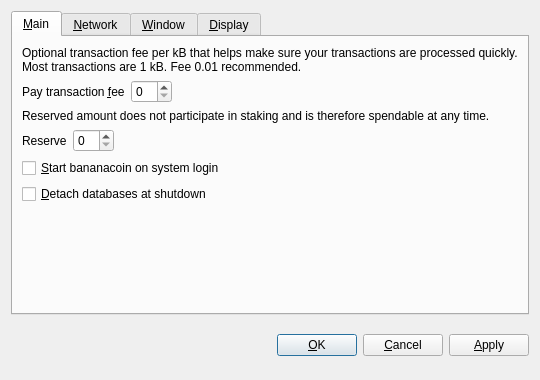
<?xml version="1.0" encoding="UTF-8"?>
<ui version="4.0">
 <class>OptionsDialog</class>
 <widget class="QDialog" name="OptionsDialog">
  <property name="geometry">
   <rect>
    <x>0</x>
    <y>0</y>
    <width>540</width>
    <height>380</height>
   </rect>
  </property>
  <property name="windowTitle">
   <string>Options</string>
  </property>
  <property name="modal">
   <bool>true</bool>
  </property>
  <layout class="QVBoxLayout" name="verticalLayout">
   <item>
    <widget class="QTabWidget" name="tabWidget">
     <property name="tabPosition">
      <enum>QTabWidget::North</enum>
     </property>
     <property name="currentIndex">
      <number>0</number>
     </property>
     <widget class="QWidget" name="tabMain">
      <attribute name="title">
       <string>&amp;Main</string>
      </attribute>
      <layout class="QVBoxLayout" name="verticalLayout_Main">
       <item>
        <widget class="QLabel" name="transactionFeeInfoLabel">
         <property name="text">
          <string>Optional transaction fee per kB that helps make sure your transactions are processed quickly. Most transactions are 1 kB. Fee 0.01 recommended.</string>
         </property>
         <property name="textFormat">
          <enum>Qt::PlainText</enum>
         </property>
         <property name="wordWrap">
          <bool>true</bool>
         </property>
        </widget>
       </item>
       <item>
        <layout class="QHBoxLayout" name="horizontalLayoutFee">
         <item>
          <widget class="QLabel" name="transactionFeeLabel">
           <property name="text">
            <string>Pay transaction &amp;fee</string>
           </property>
           <property name="textFormat">
            <enum>Qt::PlainText</enum>
           </property>
           <property name="buddy">
            <cstring>transactionFee</cstring>
           </property>
          </widget>
         </item>
         <item>
          <widget class="BitcoinAmountField" name="transactionFee"/>
         </item>
         <item>
          <spacer name="horizontalSpacerFee">
           <property name="orientation">
            <enum>Qt::Horizontal</enum>
           </property>
           <property name="sizeHint" stdset="0">
            <size>
             <width>40</width>
             <height>20</height>
            </size>
           </property>
          </spacer>
         </item>
        </layout>
       </item>
       <item>
        <widget class="QLabel" name="reserveBalanceInfoLabel">
         <property name="text">
          <string>Reserved amount does not participate in staking and is therefore spendable at any time.</string>
         </property>
         <property name="textFormat">
          <enum>Qt::PlainText</enum>
         </property>
         <property name="wordWrap">
          <bool>true</bool>
         </property>
        </widget>
       </item>
       <item>
        <layout class="QHBoxLayout" name="horizontalLayoutReserveBalance">
         <item>
          <widget class="QLabel" name="reserveBalanceLabel">
           <property name="text">
            <string>Reserve</string>
           </property>
           <property name="textFormat">
            <enum>Qt::PlainText</enum>
           </property>
           <property name="buddy">
            <cstring>reserveBalance</cstring>
           </property>
          </widget>
         </item>
         <item>
          <widget class="BitcoinAmountField" name="reserveBalance"/>
         </item>
         <item>
          <spacer name="horizontalSpacerReserveBalance">
           <property name="orientation">
            <enum>Qt::Horizontal</enum>
           </property>
           <property name="sizeHint" stdset="0">
            <size>
             <width>40</width>
             <height>20</height>
            </size>
           </property>
          </spacer>
         </item>
        </layout>
       </item>
       <item>
        <widget class="QCheckBox" name="bitcoinAtStartup">
         <property name="toolTip">
          <string>Automatically start bananacoin after logging in to the system.</string>
         </property>
         <property name="text">
          <string>&amp;Start bananacoin on system login</string>
         </property>
        </widget>
       </item>
       <item>
        <widget class="QCheckBox" name="detachDatabases">
         <property name="toolTip">
          <string>Detach block and address databases at shutdown. This means they can be moved to another data directory, but it slows down shutdown. The wallet is always detached.</string>
         </property>
         <property name="text">
          <string>&amp;Detach databases at shutdown</string>
         </property>
        </widget>
       </item>
       <item>
        <spacer name="verticalSpacer_Main">
         <property name="orientation">
          <enum>Qt::Vertical</enum>
         </property>
         <property name="sizeHint" stdset="0">
          <size>
           <width>20</width>
           <height>40</height>
          </size>
         </property>
        </spacer>
       </item>
      </layout>
     </widget>
     <widget class="QWidget" name="tabNetwork">
      <attribute name="title">
       <string>&amp;Network</string>
      </attribute>
      <layout class="QVBoxLayout" name="verticalLayout_Network">
       <item>
        <widget class="QCheckBox" name="mapPortUpnp">
         <property name="toolTip">
          <string>Automatically open the bananacoin client port on the router. This only works when your router supports UPnP and it is enabled.</string>
         </property>
         <property name="text">
          <string>Map port using &amp;UPnP</string>
         </property>
        </widget>
       </item>
       <item>
        <widget class="QCheckBox" name="connectSocks">
         <property name="toolTip">
          <string>Connect to the bananacoin network through a SOCKS proxy (e.g. when connecting through Tor).</string>
         </property>
         <property name="text">
          <string>&amp;Connect through SOCKS proxy:</string>
         </property>
        </widget>
       </item>
       <item>
        <layout class="QHBoxLayout" name="horizontalLayout_Network">
         <item>
          <widget class="QLabel" name="proxyIpLabel">
           <property name="text">
            <string>Proxy &amp;IP:</string>
           </property>
           <property name="textFormat">
            <enum>Qt::PlainText</enum>
           </property>
           <property name="buddy">
            <cstring>proxyIp</cstring>
           </property>
          </widget>
         </item>
         <item>
          <widget class="QValidatedLineEdit" name="proxyIp">
           <property name="maximumSize">
            <size>
             <width>140</width>
             <height>16777215</height>
            </size>
           </property>
           <property name="toolTip">
            <string>IP address of the proxy (e.g. 127.0.0.1)</string>
           </property>
          </widget>
         </item>
         <item>
          <widget class="QLabel" name="proxyPortLabel">
           <property name="text">
            <string>&amp;Port:</string>
           </property>
           <property name="textFormat">
            <enum>Qt::PlainText</enum>
           </property>
           <property name="buddy">
            <cstring>proxyPort</cstring>
           </property>
          </widget>
         </item>
         <item>
          <widget class="QLineEdit" name="proxyPort">
           <property name="maximumSize">
            <size>
             <width>55</width>
             <height>16777215</height>
            </size>
           </property>
           <property name="toolTip">
            <string>Port of the proxy (e.g. 9050)</string>
           </property>
          </widget>
         </item>
         <item>
          <widget class="QLabel" name="socksVersionLabel">
           <property name="text">
            <string>SOCKS &amp;Version:</string>
           </property>
           <property name="textFormat">
            <enum>Qt::PlainText</enum>
           </property>
           <property name="buddy">
            <cstring>socksVersion</cstring>
           </property>
          </widget>
         </item>
         <item>
          <widget class="QValueComboBox" name="socksVersion">
           <property name="toolTip">
            <string>SOCKS version of the proxy (e.g. 5)</string>
           </property>
          </widget>
         </item>
         <item>
          <spacer name="horizontalSpacer_Network">
           <property name="orientation">
            <enum>Qt::Horizontal</enum>
           </property>
           <property name="sizeHint" stdset="0">
            <size>
             <width>40</width>
             <height>20</height>
            </size>
           </property>
          </spacer>
         </item>
        </layout>
       </item>
       <item>
        <spacer name="verticalSpacer_Network">
         <property name="orientation">
          <enum>Qt::Vertical</enum>
         </property>
         <property name="sizeHint" stdset="0">
          <size>
           <width>20</width>
           <height>40</height>
          </size>
         </property>
        </spacer>
       </item>
      </layout>
     </widget>
     <widget class="QWidget" name="tabWindow">
      <attribute name="title">
       <string>&amp;Window</string>
      </attribute>
      <layout class="QVBoxLayout" name="verticalLayout_Window">
       <item>
        <widget class="QCheckBox" name="minimizeToTray">
         <property name="toolTip">
          <string>Show only a tray icon after minimizing the window.</string>
         </property>
         <property name="text">
          <string>&amp;Minimize to the tray instead of the taskbar</string>
         </property>
        </widget>
       </item>
       <item>
        <widget class="QCheckBox" name="minimizeOnClose">
         <property name="toolTip">
          <string>Minimize instead of exit the application when the window is closed. When this option is enabled, the application will be closed only after selecting Quit in the menu.</string>
         </property>
         <property name="text">
          <string>M&amp;inimize on close</string>
         </property>
        </widget>
       </item>
       <item>
        <spacer name="verticalSpacer_Window">
         <property name="orientation">
          <enum>Qt::Vertical</enum>
         </property>
         <property name="sizeHint" stdset="0">
          <size>
           <width>20</width>
           <height>40</height>
          </size>
         </property>
        </spacer>
       </item>
      </layout>
     </widget>
     <widget class="QWidget" name="tabDisplay">
      <attribute name="title">
       <string>&amp;Display</string>
      </attribute>
      <layout class="QVBoxLayout" name="verticalLayout_Display">
       <item>
        <layout class="QHBoxLayout" name="horizontalLayout_1_Display">
         <item>
          <widget class="QLabel" name="langLabel">
           <property name="text">
            <string>User Interface &amp;language:</string>
           </property>
           <property name="textFormat">
            <enum>Qt::PlainText</enum>
           </property>
           <property name="buddy">
            <cstring>lang</cstring>
           </property>
          </widget>
         </item>
         <item>
          <widget class="QValueComboBox" name="lang">
           <property name="toolTip">
            <string>The user interface language can be set here. This setting will take effect after restarting bananacoin.</string>
           </property>
          </widget>
         </item>
        </layout>
       </item>
       <item>
        <layout class="QHBoxLayout" name="horizontalLayout_2_Display">
         <item>
          <widget class="QLabel" name="unitLabel">
           <property name="text">
            <string>&amp;Unit to show amounts in:</string>
           </property>
           <property name="textFormat">
            <enum>Qt::PlainText</enum>
           </property>
           <property name="buddy">
            <cstring>unit</cstring>
           </property>
          </widget>
         </item>
         <item>
          <widget class="QValueComboBox" name="unit">
           <property name="toolTip">
            <string>Choose the default subdivision unit to show in the interface and when sending coins.</string>
           </property>
          </widget>
         </item>
        </layout>
       </item>
       <item>
        <widget class="QCheckBox" name="displayAddresses">
         <property name="toolTip">
          <string>Whether to show bananacoin addresses in the transaction list or not.</string>
         </property>
         <property name="text">
          <string>&amp;Display addresses in transaction list</string>
         </property>
        </widget>
       </item>
       <item>
        <widget class="QCheckBox" name="coinControlFeatures">
         <property name="toolTip">
          <string>Whether to show coin control features or not.</string>
         </property>
         <property name="text">
          <string>Display coin &amp;control features (experts only!)</string>
         </property>
        </widget>
       </item>
       <item>
        <spacer name="verticalSpacer_Display">
         <property name="orientation">
          <enum>Qt::Vertical</enum>
         </property>
         <property name="sizeHint" stdset="0">
          <size>
           <width>20</width>
           <height>40</height>
          </size>
         </property>
        </spacer>
       </item>
      </layout>
     </widget>
    </widget>
   </item>
   <item>
    <layout class="QHBoxLayout" name="horizontalLayout_Buttons">
     <item>
      <spacer name="horizontalSpacer_1">
       <property name="orientation">
        <enum>Qt::Horizontal</enum>
       </property>
       <property name="sizeHint" stdset="0">
        <size>
         <width>40</width>
         <height>48</height>
        </size>
       </property>
      </spacer>
     </item>
     <item>
      <widget class="QLabel" name="statusLabel">
       <property name="font">
        <font>
         <weight>75</weight>
         <bold>true</bold>
        </font>
       </property>
       <property name="text">
        <string/>
       </property>
       <property name="textFormat">
        <enum>Qt::PlainText</enum>
       </property>
       <property name="wordWrap">
        <bool>true</bool>
       </property>
      </widget>
     </item>
     <item>
      <spacer name="horizontalSpacer_2">
       <property name="orientation">
        <enum>Qt::Horizontal</enum>
       </property>
       <property name="sizeHint" stdset="0">
        <size>
         <width>40</width>
         <height>48</height>
        </size>
       </property>
      </spacer>
     </item>
     <item>
      <widget class="QPushButton" name="okButton">
       <property name="text">
        <string>&amp;OK</string>
       </property>
      </widget>
     </item>
     <item>
      <widget class="QPushButton" name="cancelButton">
       <property name="text">
        <string>&amp;Cancel</string>
       </property>
       <property name="autoDefault">
        <bool>false</bool>
       </property>
      </widget>
     </item>
     <item>
      <widget class="QPushButton" name="applyButton">
       <property name="text">
        <string>&amp;Apply</string>
       </property>
       <property name="autoDefault">
        <bool>false</bool>
       </property>
      </widget>
     </item>
    </layout>
   </item>
  </layout>
 </widget>
 <customwidgets>
  <customwidget>
   <class>BitcoinAmountField</class>
   <extends>QSpinBox</extends>
   <header>bitcoinamountfield.h</header>
  </customwidget>
  <customwidget>
   <class>QValueComboBox</class>
   <extends>QComboBox</extends>
   <header>qvaluecombobox.h</header>
  </customwidget>
  <customwidget>
   <class>QValidatedLineEdit</class>
   <extends>QLineEdit</extends>
   <header>qvalidatedlineedit.h</header>
  </customwidget>
 </customwidgets>
 <resources/>
 <connections/>
</ui>
